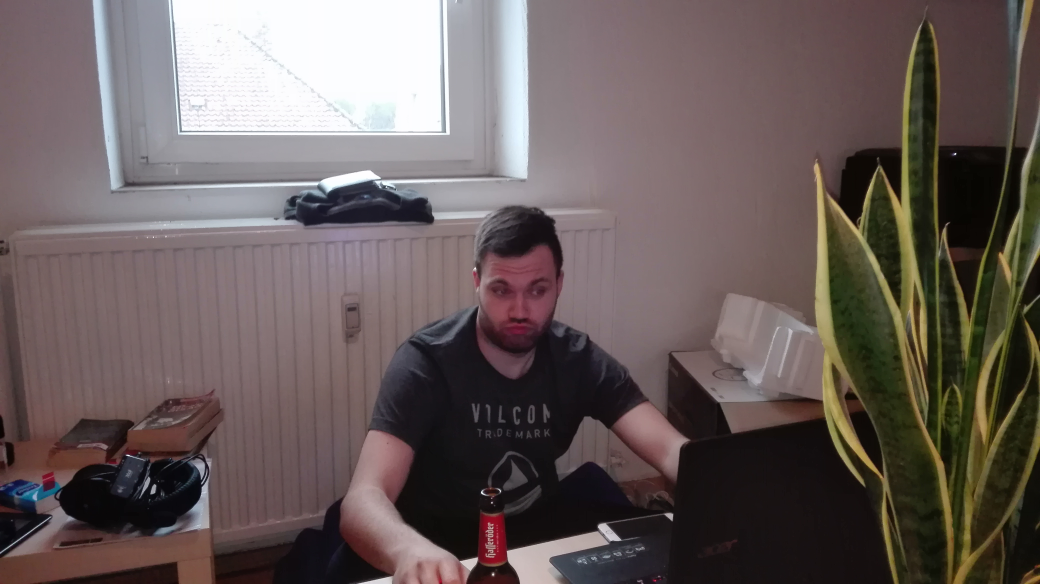
#> input picture some_pics/IMG_20170307_170844.jpg, 4160 x 2336 px, found by its file name (shown at 1/4 size)
$ python face_detect.py IMG_20170307_170844.jpg haarcascade_frontalface_default.xml   (older library calls are emulated)
#> lines starting #> are read from the running program, lines starting #| are printed output that depends on the picture; after the words box and inside, x2 and y2 are one past the last pixel; in counts of white or black regions, pixels touching at a corner belong together
#Copyright [2017] [Alexej Berger <alexej.berger@t-online.de>]

#Licensed under the Apache License, Version 2.0 (the "License");
#you may not use this file except in compliance with the License.
#You may obtain a copy of the License at

#http://www.apache.org/licenses/LICENSE-2.0

#Unless required by applicable law or agreed to in writing, software
#distributed under the License is distributed on an "AS IS" BASIS,
#WITHOUT WARRANTIES OR CONDITIONS OF ANY KIND, either express or implied.
#See the License for the specific language governing permissions and
#limitations under the License.

#The above copyright notice and this permission notice shall be
#included in all copies or substantial portions of the Software.

#!/usr/bin/env python
# -*- coding: utf-8 -*-
import cv2
import sys
import time
#import numpy as np

#transmitting faces to the neural network
def identification(face_image):
    #load weights

    #identificate the face_image
    aaaa =20
time_ = time.clock()
# python face_detect.py IMG_20170307_170844.jpg haarcascade_frontalface_default.xml
# Get user supplied values
imagePath = sys.argv[1]

#cascade for detection
faceCascade = cv2.CascadeClassifier('haarcascade_frontalface_default.xml')
#faceCascade = cv2.CascadeClassifier('/home/pi/Desktop/face_recog/lbpcascade_frontalface.xml')

# Read the image and resize it
image = cv2.imread(imagePath)
#> image is the input picture: shape (2336, 4160, 3); mean B, G, R 91.4, 93.2, 104.9
r = 600.0/image.shape[1]
#> r = 0.144
dim = (600, int(image.shape[0]*r))
#> dim = (600, 336)
image = cv2.resize(image, dim, interpolation = cv2.INTER_AREA)
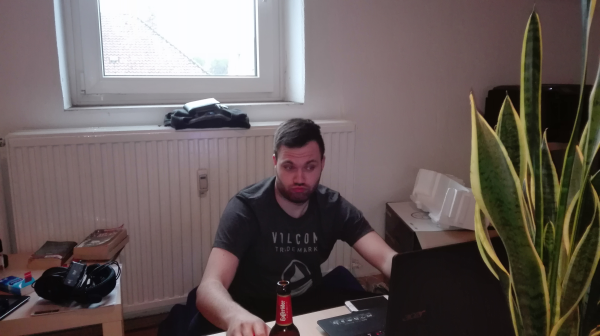
#> image: shape (336, 600, 3); mean B, G, R 91.4, 93.2, 104.9

gray = cv2.cvtColor(image, cv2.COLOR_BGR2GRAY)
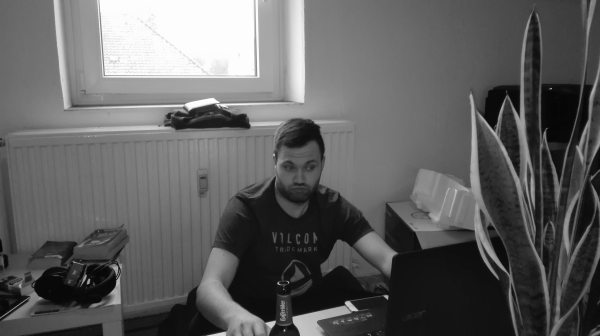
#> gray: shape (336, 600); min 5, max 254, mean 96.5

# Detect faces in the image
faces = faceCascade.detectMultiScale(
    gray,
    scaleFactor=1.1,
    minNeighbors=5,
    minSize=(30, 30),
    #flags = cv2.cv.CV_HAAR_SCALE_IMAGE
    flags = cv2.CASCADE_SCALE_IMAGE
)
#> faces = [[271, 146, 55, 55]]

print("Found {0} faces!".format(len(faces)))
#| Found 1 faces!

# Draw a rectangle around the faces
for (x, y, w, h) in faces:
    boundary_factor = 0.1
    # Make new image for detection
    recog = image[y-int(boundary_factor*h):y+int(h*(1+boundary_factor)), x-int(boundary_factor*w):x+int(w*(1+boundary_factor))]
    cv2.imshow("small", recog)      #here you see the image for the CNN
    cv2.imwrite('test.jpg', recog)

    #Detection in whole image
    cv2.rectangle(image, (x, y), (x+w, y+h), (0, 255, 0), 2)
#> this loop made 1 pass
#> (x, y, w, h, boundary_factor) on pass 1: (271, 146, 55, 55, 0.1)
#> pass 1, `recog = image[y-int(boundary_factor*h):y+int(h*(1+boundary_factor)), x..`:
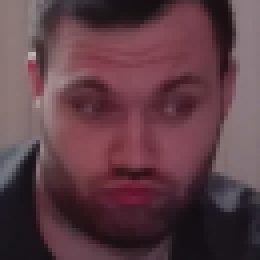
#> recog: shape (65, 65, 3) (shown 4 times larger); mean B, G, R 69.9, 61.8, 93.7
#> after the loop:
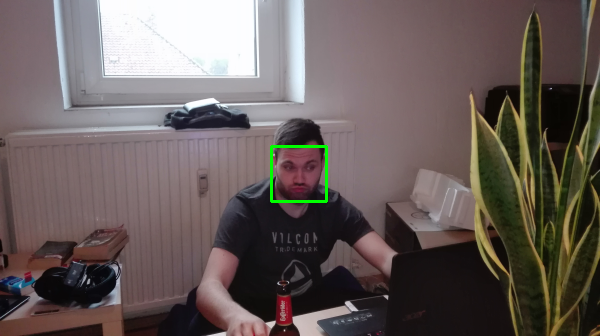
#> image: shape (336, 600, 3); 0.33% of pixels changed, all inside (x1, y1, x2, y2) = (270, 145, 328, 203)


cv2.imshow("Faces found", image)
print (time.clock()- time_)
cv2.waitKey(0)

$ run again, with some_pics/640_leo_dicaprio_emma_watson.jpg copied over some_pics/IMG_20170307_170844.jpg
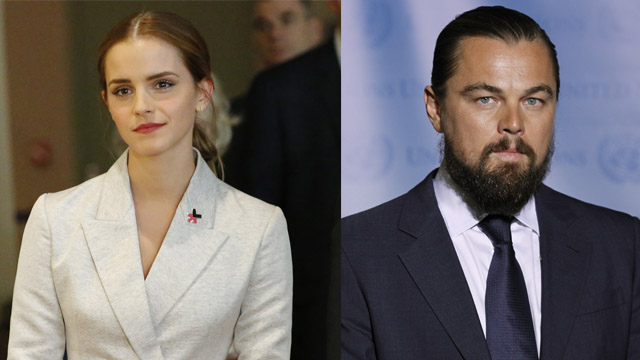
#> input picture some_pics/640_leo_dicaprio_emma_watson.jpg, 640 x 360 px, found by its file name
#> image is the input picture: shape (360, 640, 3); mean B, G, R 102.5, 103.2, 109.7
#> faces = [[419, 46, 119, 119], [78, 36, 114, 114]]
#| Found 2 faces!
#> the loop `for (x, y, w, h) in faces:` made 2 passes
#> (x, y, w, h, boundary_factor) on passes 1 to 2: (419, 46, 119, 119, 0.1), (78, 36, 114, 114, 0.1)
#> pass 1, `recog = image[y-int(boundary_factor*h):y+int(h*(1+boundary_factor)), x..`:
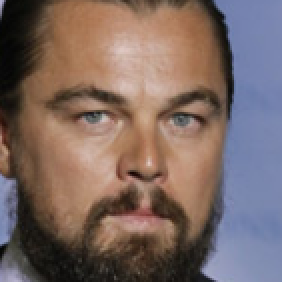
#> recog: shape (141, 141, 3) (shown 2 times larger); mean B, G, R 98.9, 103.9, 123
#> after the loop `for (x, y, w, h) in faces:`:
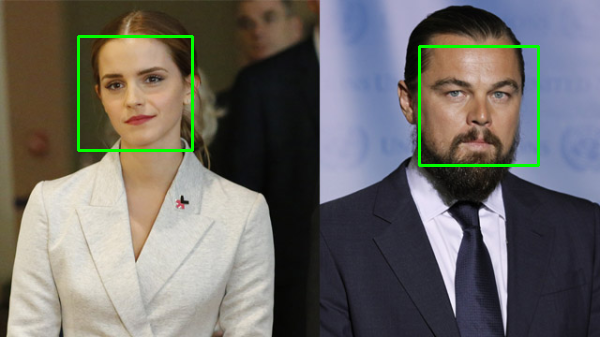
#> image: shape (337, 600, 3); mean B, G, R 101.5, 105.6, 108.4

$ run again, with some_pics/640_leo_dicaprio_emma_watson_flip.jpg copied over some_pics/IMG_20170307_170844.jpg
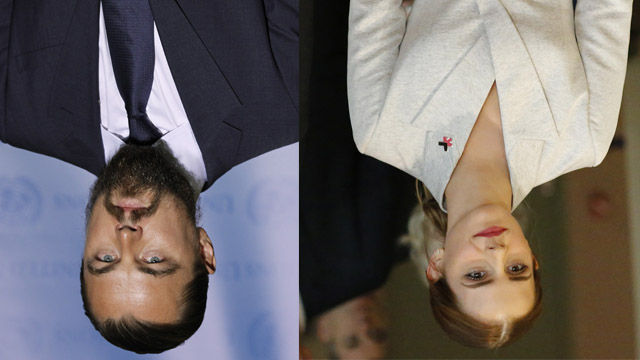
#> input picture some_pics/640_leo_dicaprio_emma_watson_flip.jpg, 640 x 360 px, found by its file name
#> image is the input picture: shape (360, 640, 3); mean B, G, R 102.5, 103.2, 109.7
#> `gray = cv2.cvtColor(image, cv2.COLOR_BGR2GRAY)`:
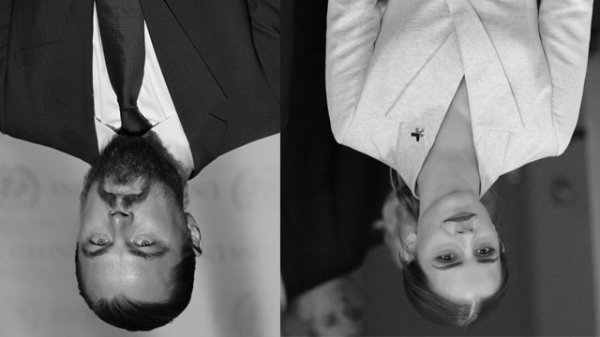
#> gray: shape (337, 600); min 0, max 244, mean 105.1
#> faces = [[89, 175, 60, 60]]
#| Found 1 faces!
#> the loop `for (x, y, w, h) in faces:` made 1 pass
#> (x, y, w, h, boundary_factor) on pass 1: (89, 175, 60, 60, 0.1)
#> after the loop `for (x, y, w, h) in faces:`:
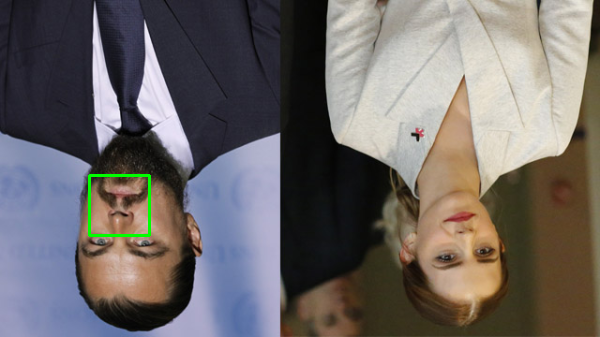
#> image: shape (337, 600, 3); mean B, G, R 102.2, 103.8, 109.3

$ run again, with some_pics/Anne.jpg copied over some_pics/IMG_20170307_170844.jpg
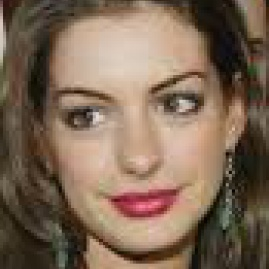
#> input picture some_pics/Anne.jpg, 269 x 269 px, found by its file name
#> image is the input picture: shape (269, 269, 3); mean B, G, R 85.7, 104.8, 126.9
#> `gray = cv2.cvtColor(image, cv2.COLOR_BGR2GRAY)`:
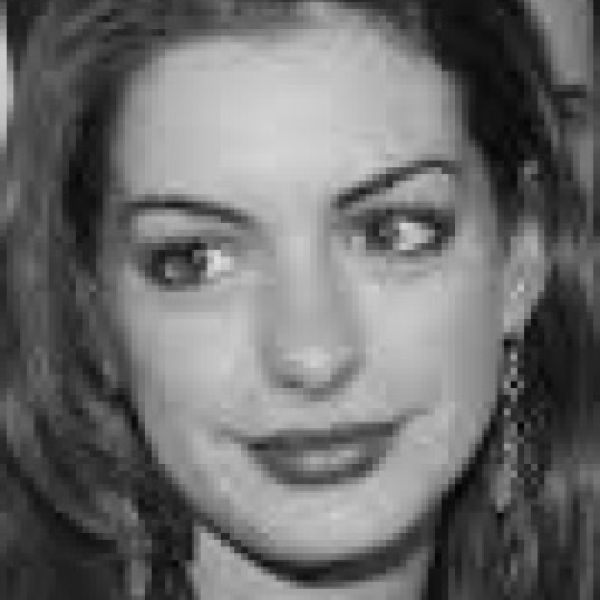
#> gray: shape (600, 600); min 2, max 223, mean 109.2
#> faces = [[72, 66, 454, 454]]
#| Found 1 faces!
#> the loop `for (x, y, w, h) in faces:` made 1 pass
#> (x, y, w, h, boundary_factor) on pass 1: (72, 66, 454, 454, 0.1)
#> after the loop `for (x, y, w, h) in faces:`:
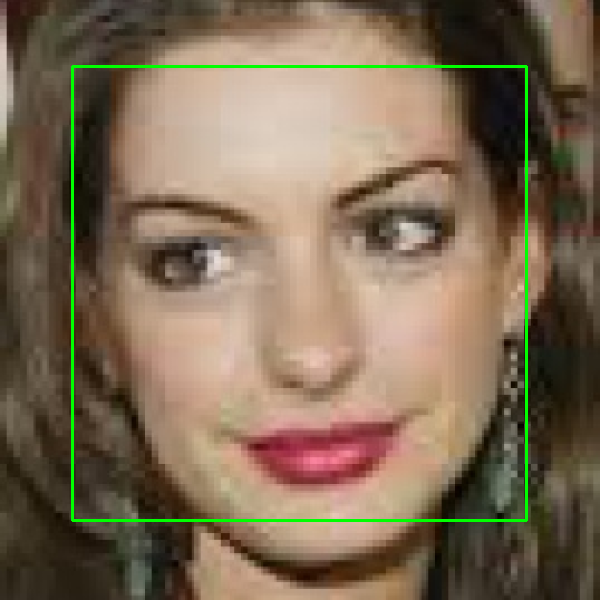
#> image: shape (600, 600, 3); mean B, G, R 84.6, 107.3, 125.3
